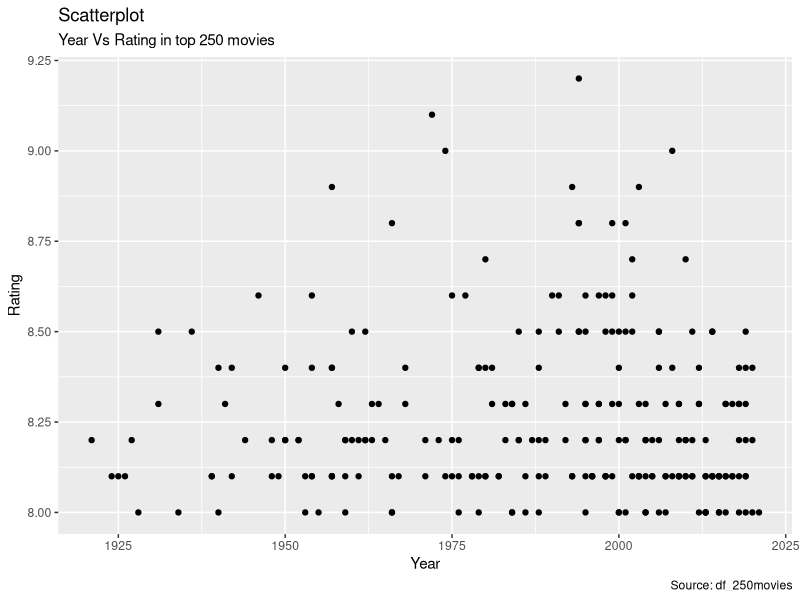
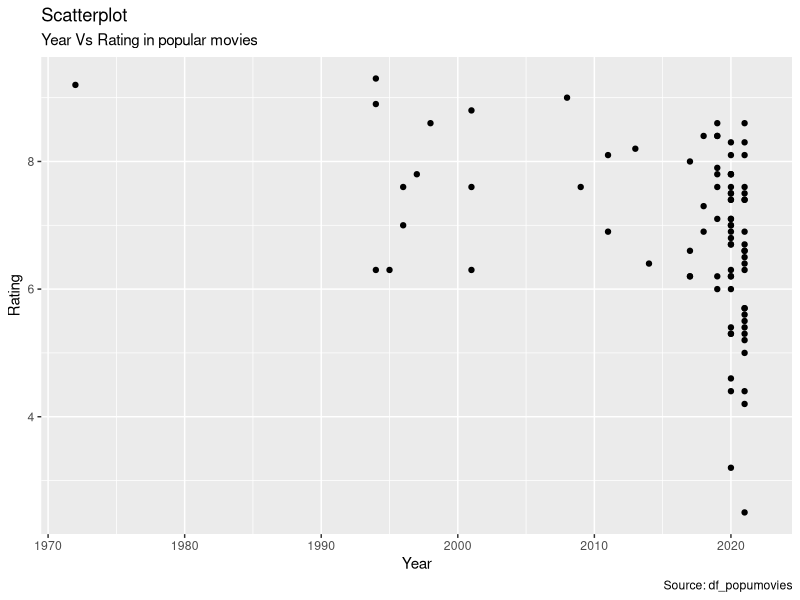
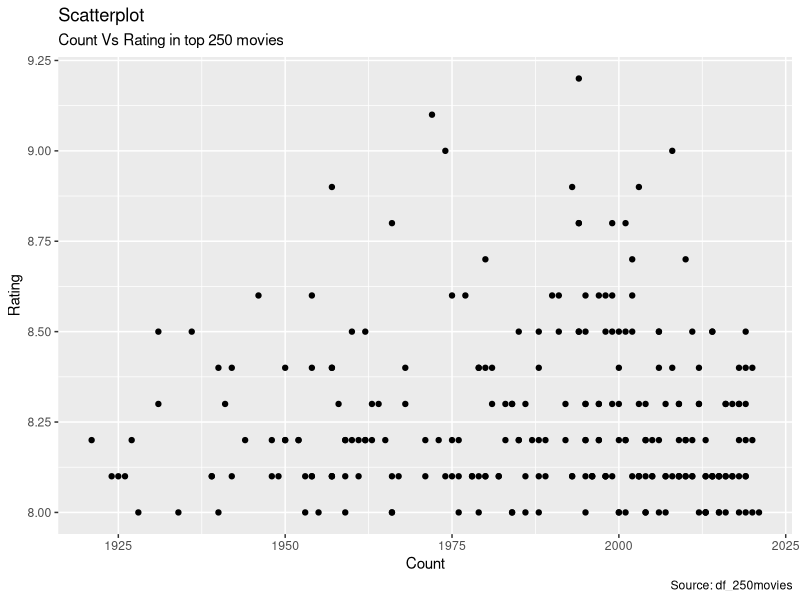
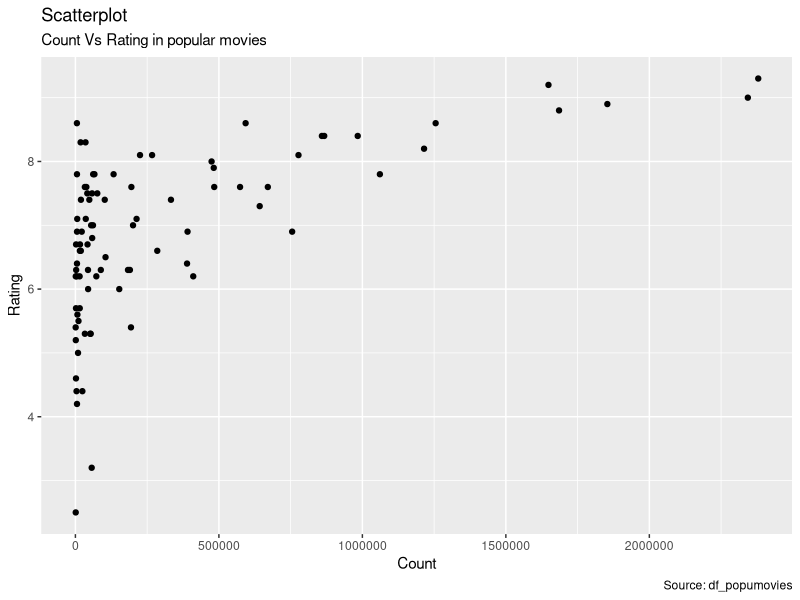
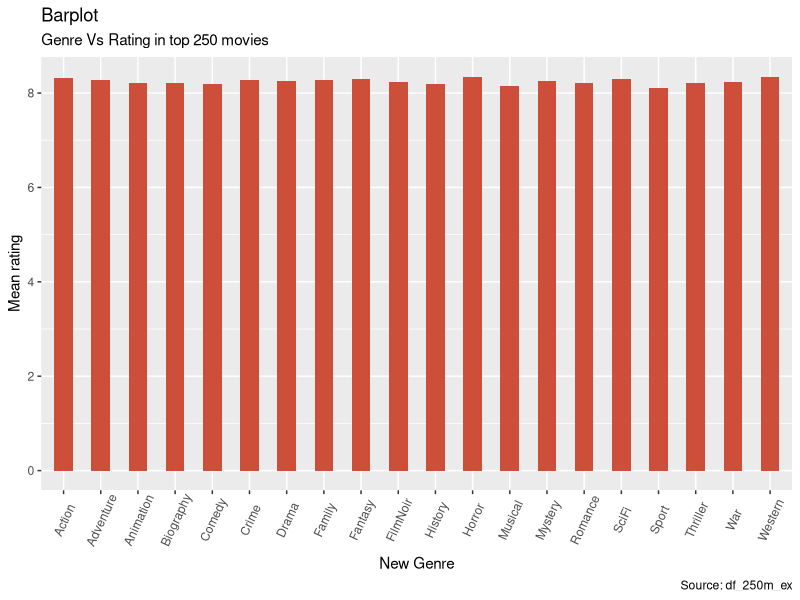
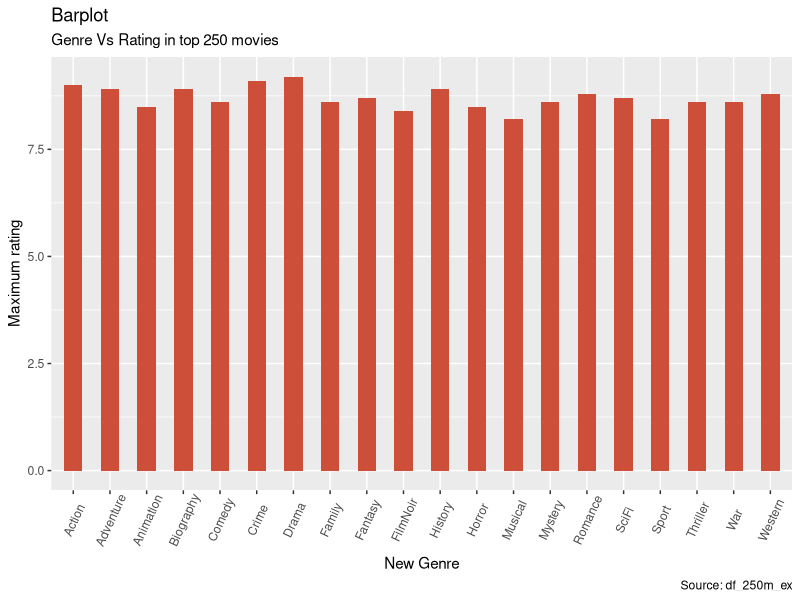
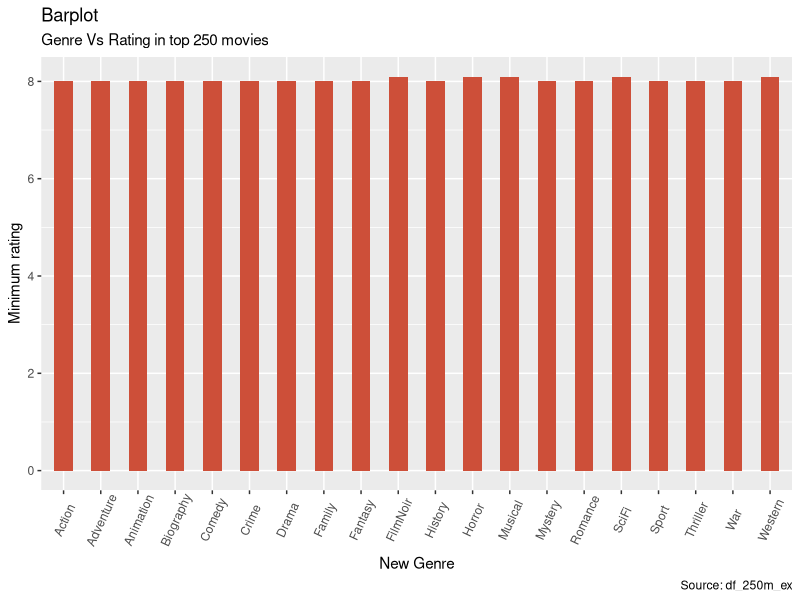
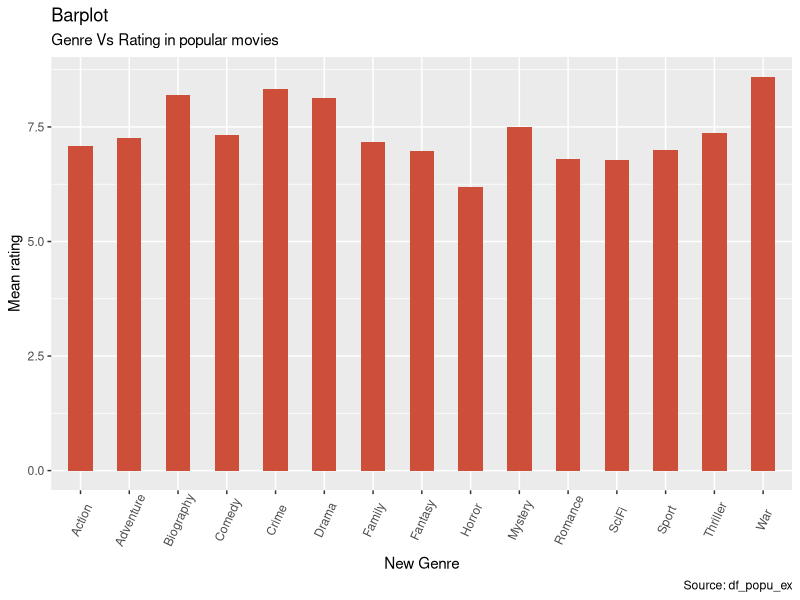

Reproduce these figures in R, in order.
## ---- chunk 1
knitr::opts_chunk$set(echo = TRUE, fig.height = 6, fig.width = 10)
## ---- chunk 2
library(tidyverse)
df_250movies <- as_tibble(read.csv('df_250movies.csv'))
df_250m_ex <- as_tibble(read.csv('df_250m_ex.csv'))
df_popumovies <- as_tibble(read.csv('df_popumovies.csv'))
df_popu_ex <- as_tibble(read.csv('df_popu_ex.csv'))
head(df_250m_ex)
## ---- chunk 3
df_250m_ex %>% select(id, rank, title, year, genre, duration, country, description) %>% 
  filter(genre == 0 | duration == 0 | country == 0| description == 0)
df_250m_ex %>% select(id, rank, title, year) %>% filter(year>2019)
## ---- chunk 4
rate_vs_year_250m <- as.data.frame(cbind(as.numeric(df_250movies$imDbRating),as.numeric(df_250movies$year))
)


ggplot(rate_vs_year_250m, aes(x = V2, y = V1)) +
  geom_point() +  xlab("Year") + ylab("Rating") +
  labs(subtitle = "Year Vs Rating in top 250 movies", title = "Scatterplot", caption = "Source: df_250movies")

rate_vs_year_popum <- as.data.frame(cbind(as.numeric(df_popumovies$imDbRating),as.numeric(df_popumovies$year))
)


ggplot(rate_vs_year_popum, aes(x = V2, y = V1)) +
  geom_point() +  xlab("Year") + ylab("Rating") +
  labs(subtitle = "Year Vs Rating in popular movies", title = "Scatterplot", caption = "Source: df_popumovies")
## ---- chunk 5
rate_vs_count_250m <- as.data.frame(cbind(as.numeric(df_250movies$imDbRating),as.numeric(df_250movies$imDbRatingCount))
)


ggplot(rate_vs_year_250m, aes(x = V2, y = V1)) +
  geom_point() +  xlab("Count") + ylab("Rating") +
  labs(subtitle = "Count Vs Rating in top 250 movies", title = "Scatterplot", caption = "Source: df_250movies")


rate_vs_count_popum <- as.data.frame(cbind(as.numeric(df_popumovies$imDbRating),as.numeric(df_popumovies$imDbRatingCount))
)


ggplot(rate_vs_count_popum, aes(x = V2, y = V1)) +
  geom_point() +  xlab("Count") + ylab("Rating") +
  labs(subtitle = "Count Vs Rating in popular movies", title = "Scatterplot", caption = "Source: df_popumovies")

## ---- chunk 6

plotdf <- as_tibble(read.csv('plotdf.csv'))
plotdf1 <- as_tibble(read.csv('plotdf1.csv'))

plotdf %>% ggplot(aes(genre, value))+ geom_bar(stat = "identity", width = 0.5, fill = "tomato3") +
  xlab("New Genre") + ylab("Mean rating") +
  labs(subtitle = "Genre Vs Rating in top 250 movies", title = "Barplot", caption = "Source: df_250m_ex") +
  theme(axis.text.x = element_text(angle = 65, vjust = 0.6))


plotdf %>% ggplot(aes(genre, maxi))+ geom_bar(stat = "identity", width = 0.5, fill = "tomato3") +
  xlab("New Genre") + ylab("Maximum rating") +
  labs(subtitle = "Genre Vs Rating in top 250 movies", title = "Barplot", caption = "Source: df_250m_ex") +
  theme(axis.text.x = element_text(angle = 65, vjust = 0.6))


plotdf %>% ggplot(aes(genre, mini))+ geom_bar(stat = "identity", width = 0.5, fill = "tomato3") +
  xlab("New Genre") + ylab("Minimum rating") +
  labs(subtitle = "Genre Vs Rating in top 250 movies", title = "Barplot", caption = "Source: df_250m_ex") +
  theme(axis.text.x = element_text(angle = 65, vjust = 0.6))




# plot the means

plotdf1 %>% ggplot(aes(genre, value))+ geom_bar(stat = "identity", width = 0.5, fill = "tomato3") +
  xlab("New Genre") + ylab("Mean rating") +
  labs(subtitle = "Genre Vs Rating in popular movies", title = "Barplot", caption = "Source: df_popu_ex") +
  theme(axis.text.x = element_text(angle = 65, vjust = 0.6))


plotdf1 %>% ggplot(aes(genre, maxi))+ geom_bar(stat = "identity", width = 0.5, fill = "tomato3") +
  xlab("New Genre") + ylab("Maximum rating") +
  labs(subtitle = "Genre Vs Rating in popular movies", title = "Barplot", caption = "Source: df_popu_ex") +
  theme(axis.text.x = element_text(angle = 65, vjust = 0.6))

plotdf1 %>% ggplot(aes(genre, mini))+ geom_bar(stat = "identity", width = 0.5, fill = "tomato3") +
  xlab("New Genre") + ylab("Minimum rating") +
  labs(subtitle = "Genre Vs Rating in popular movies", title = "Barplot", caption = "Source: df_popu_ex") +
  theme(axis.text.x = element_text(angle = 65, vjust = 0.6))


## ---- chunk 7
library(tidytext)
word_250 <- df_250m_ex %>% unnest_tokens(word, description) %>%
  anti_join(stop_words)

word_250 %>% count(word, sort = T) %>% head()

word_popu <- df_popu_ex %>% unnest_tokens(word, description) %>%
  anti_join(stop_words)

word_popu %>% count(word, sort = T) %>% head()
library(tidyr)
freq <- bind_rows(mutate(word_250, movie = "top 250"),
                  mutate(word_popu, movie = "popular")) %>%
  mutate(word = str_extract(word, "[a-z]+")) %>% # exclude words in abnormal format, e.g. any'day
  count(movie, word) %>%
  group_by(movie) %>% 
  mutate(proportion = n / sum(n)) %>% # compute frequency after grouping
  select(-n) # no need to look at n now

# create seperate columns for comparison
frequency <- freq %>% pivot_wider(names_from = "movie", values_from = "proportion")
frequency

# Plot proportions of words used in two movie lists:
ggplot(frequency, aes(x = `top 250`, y = `popular`)) +
  geom_abline(color = "red", lty = 2, lwd = 2) +
  geom_point(color = "grey") + 
  geom_text(aes(label = word), check_overlap = T) +
  scale_x_log10() + scale_y_log10()

frequency %>% filter(!(`top 250` == "NA" | `popular` == "NA")) %>% select(,2:3) %>% cor()
## ---- chunk 8
# ten most common bigrams in two lists
bigram_250 <- df_250m_ex %>% unnest_tokens(bigram, description, token = "ngrams", n = 2) %>%
  filter(bigram != "NA")
# Split out the words in a pair and delete the pairs with a stop word in them
bigram_250 %>% separate(bigram, c("word1", "word2"), sep = " ") %>%
  filter(!word1 %in% stop_words$word) %>%    # Delete pairs with at least one stop word
  filter(!word2 %in% stop_words$word) %>%
  unite(bigram, word1, word2, sep = " ") %>%
  count(bigram, sort = T)

bigram_popu <- df_popu_ex %>% unnest_tokens(bigram, description, token = "ngrams", n = 2) %>%
  filter(bigram != "NA")
# Split out the words in a pair and delete the pairs with a stop word in them
bigram_popu %>% separate(bigram, c("word1", "word2"), sep = " ") %>%
  filter(!word1 %in% stop_words$word) %>%    # Delete pairs with at least one stop word
  filter(!word2 %in% stop_words$word) %>%
  unite(bigram, word1, word2, sep = " ") %>%
  count(bigram, sort = T)
## ---- chunk 9
tidy_movie <- bind_rows(mutate(word_250, movie = "top 250"),
                       mutate(word_popu, movie = "popular")) %>% 
  mutate(word = str_extract(word, "[a-z]+")) %>%   
  group_by(movie) %>%
  select(word, movie, title, imDbRating) 
tidy_movie

movie_sentiment <- tidy_movie %>%
  inner_join(get_sentiments("bing")) %>%
  count(movie, index = imDbRating, sentiment) %>%
  spread(sentiment, n, fill = 0) %>%
  mutate(sentiment = positive - negative)

ggplot(movie_sentiment, aes(index, sentiment, fill = movie)) +
  geom_col(show.legend = FALSE) +
  facet_wrap(~movie, ncol = 2, scales = "free_x")
